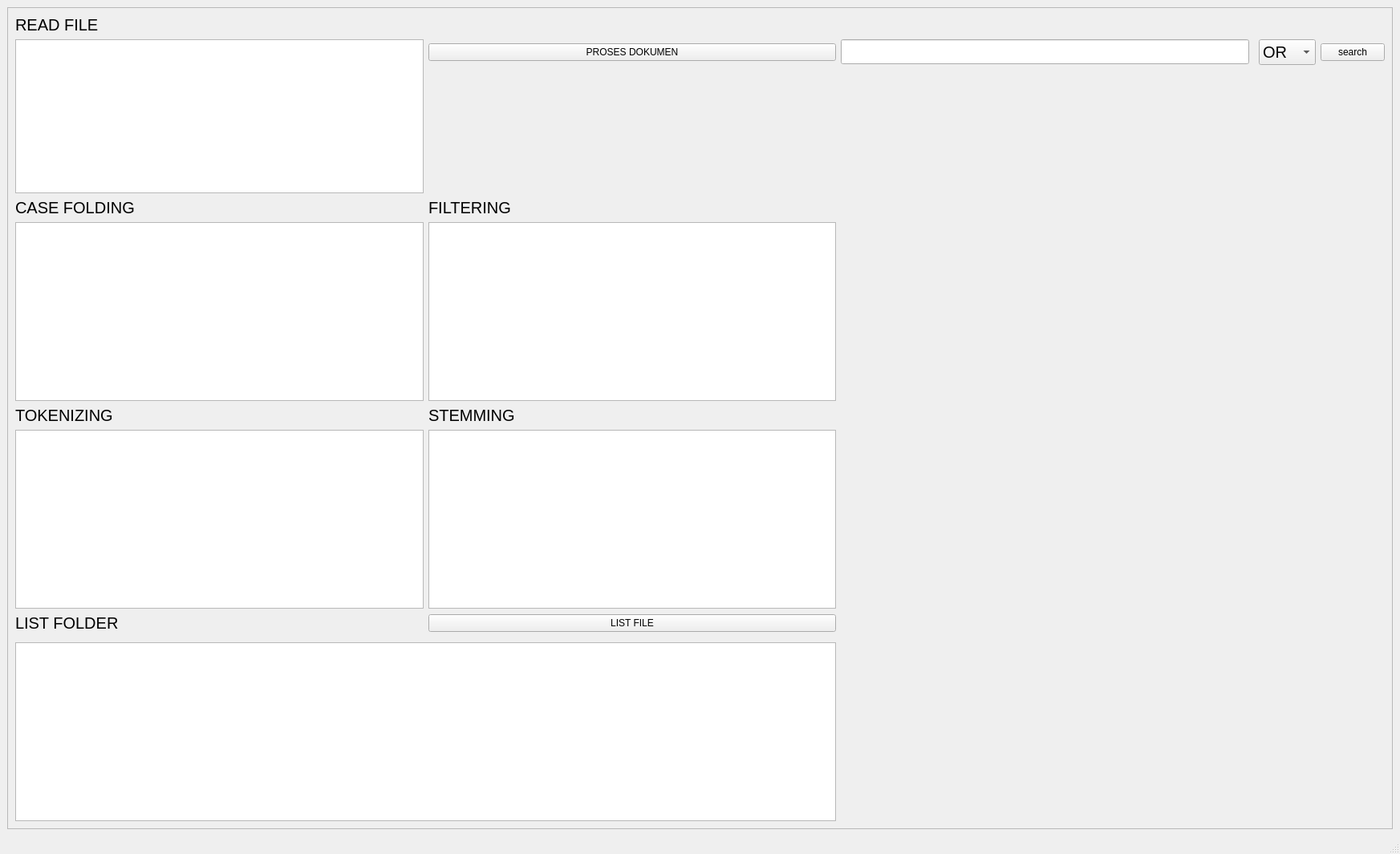
<?xml version="1.0" encoding="UTF-8"?>
<ui version="4.0">
 <class>MainWindow</class>
 <widget class="QMainWindow" name="MainWindow">
  <property name="geometry">
   <rect>
    <x>0</x>
    <y>0</y>
    <width>1745</width>
    <height>1065</height>
   </rect>
  </property>
  <property name="windowTitle">
   <string>MainWindow</string>
  </property>
  <widget class="QWidget" name="centralwidget">
   <layout class="QGridLayout" name="gridLayout">
    <item row="0" column="0">
     <widget class="QScrollArea" name="scrollArea">
      <property name="widgetResizable">
       <bool>true</bool>
      </property>
      <widget class="QWidget" name="scrollAreaWidgetContents">
       <property name="geometry">
        <rect>
         <x>0</x>
         <y>0</y>
         <width>1725</width>
         <height>1004</height>
        </rect>
       </property>
       <layout class="QGridLayout" name="gridLayout_2">
        <item row="6" column="1">
         <widget class="QLabel" name="label_5">
          <property name="font">
           <font>
            <pointsize>15</pointsize>
           </font>
          </property>
          <property name="text">
           <string>STEMMING</string>
          </property>
         </widget>
        </item>
        <item row="0" column="0">
         <widget class="QLabel" name="label">
          <property name="font">
           <font>
            <pointsize>15</pointsize>
           </font>
          </property>
          <property name="text">
           <string>READ FILE</string>
          </property>
         </widget>
        </item>
        <item row="1" column="1">
         <widget class="QPushButton" name="loadFile">
          <property name="text">
           <string>PROSES DOKUMEN</string>
          </property>
         </widget>
        </item>
        <item row="5" column="1">
         <widget class="QTextBrowser" name="textBrowser_4">
          <property name="font">
           <font>
            <pointsize>14</pointsize>
           </font>
          </property>
         </widget>
        </item>
        <item row="5" column="0">
         <widget class="QTextBrowser" name="textBrowser_2">
          <property name="font">
           <font>
            <pointsize>14</pointsize>
           </font>
          </property>
         </widget>
        </item>
        <item row="4" column="0">
         <widget class="QLabel" name="label_2">
          <property name="font">
           <font>
            <pointsize>15</pointsize>
           </font>
          </property>
          <property name="text">
           <string>CASE FOLDING</string>
          </property>
         </widget>
        </item>
        <item row="10" column="0" colspan="2">
         <widget class="QTextBrowser" name="textBrowser_6">
          <property name="font">
           <font>
            <pointsize>14</pointsize>
           </font>
          </property>
         </widget>
        </item>
        <item row="1" column="0" rowspan="3">
         <widget class="QTextBrowser" name="textBrowser">
          <property name="font">
           <font>
            <pointsize>14</pointsize>
           </font>
          </property>
         </widget>
        </item>
        <item row="7" column="0">
         <widget class="QTextBrowser" name="textBrowser_3">
          <property name="font">
           <font>
            <pointsize>14</pointsize>
           </font>
          </property>
         </widget>
        </item>
        <item row="7" column="1">
         <widget class="QTextBrowser" name="textBrowser_5">
          <property name="font">
           <font>
            <pointsize>14</pointsize>
           </font>
          </property>
         </widget>
        </item>
        <item row="4" column="1">
         <widget class="QLabel" name="label_4">
          <property name="font">
           <font>
            <pointsize>15</pointsize>
           </font>
          </property>
          <property name="text">
           <string>FILTERING</string>
          </property>
         </widget>
        </item>
        <item row="1" column="4">
         <widget class="QComboBox" name="comboBox">
          <property name="font">
           <font>
            <pointsize>15</pointsize>
           </font>
          </property>
          <item>
           <property name="text">
            <string>OR</string>
           </property>
          </item>
          <item>
           <property name="text">
            <string>AND</string>
           </property>
          </item>
         </widget>
        </item>
        <item row="1" column="5">
         <widget class="QPushButton" name="pushButton">
          <property name="text">
           <string>search</string>
          </property>
         </widget>
        </item>
        <item row="8" column="1">
         <widget class="QPushButton" name="listFile">
          <property name="text">
           <string>LIST FILE</string>
          </property>
         </widget>
        </item>
        <item row="2" column="2" colspan="4">
         <layout class="QVBoxLayout" name="verticalLayout"/>
        </item>
        <item row="8" column="0">
         <widget class="QLabel" name="label_6">
          <property name="font">
           <font>
            <pointsize>15</pointsize>
           </font>
          </property>
          <property name="text">
           <string>LIST FOLDER</string>
          </property>
         </widget>
        </item>
        <item row="6" column="0">
         <widget class="QLabel" name="label_3">
          <property name="font">
           <font>
            <pointsize>15</pointsize>
           </font>
          </property>
          <property name="text">
           <string>TOKENIZING</string>
          </property>
         </widget>
        </item>
        <item row="3" column="2" rowspan="8" colspan="4">
         <layout class="QVBoxLayout" name="verticalLayout_2">
          <property name="leftMargin">
           <number>0</number>
          </property>
         </layout>
        </item>
        <item row="1" column="2">
         <widget class="QLineEdit" name="lineEdit">
          <property name="font">
           <font>
            <pointsize>14</pointsize>
           </font>
          </property>
         </widget>
        </item>
       </layout>
      </widget>
     </widget>
    </item>
   </layout>
  </widget>
  <widget class="QMenuBar" name="menubar">
   <property name="geometry">
    <rect>
     <x>0</x>
     <y>0</y>
     <width>1745</width>
     <height>21</height>
    </rect>
   </property>
  </widget>
  <widget class="QStatusBar" name="statusbar"/>
 </widget>
 <resources/>
 <connections/>
</ui>
